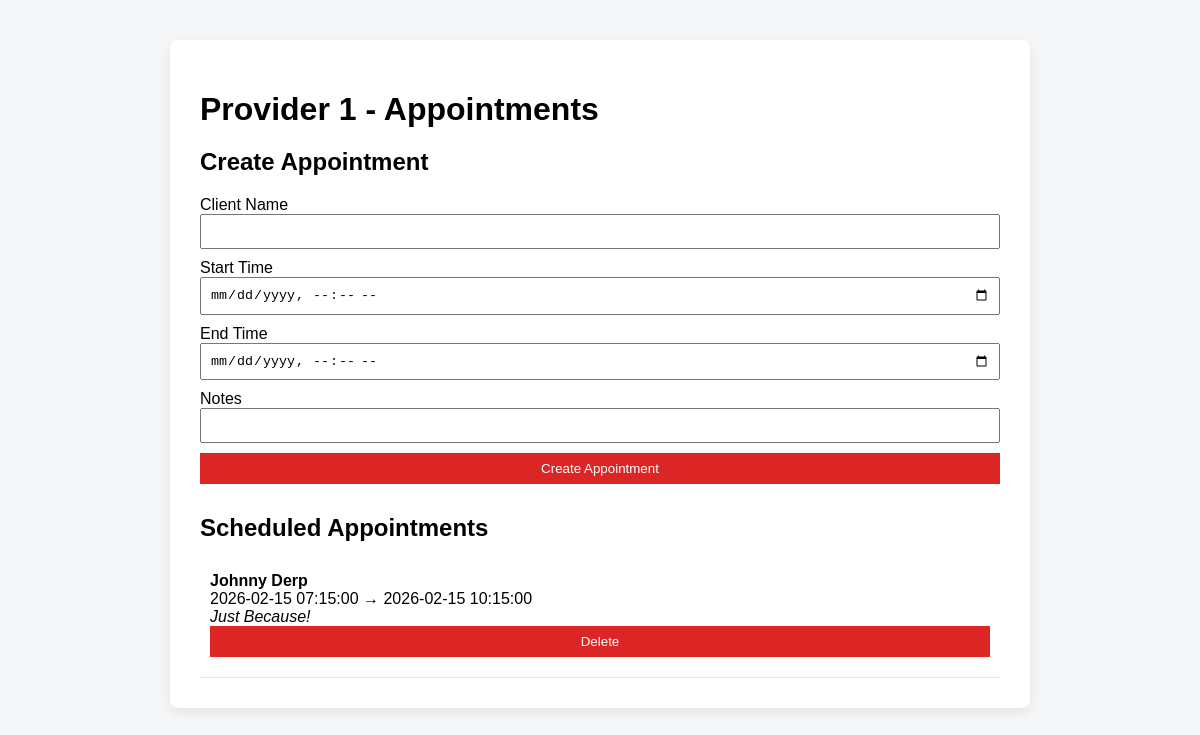
/ui/1, run on an earlier commit of the app's database.
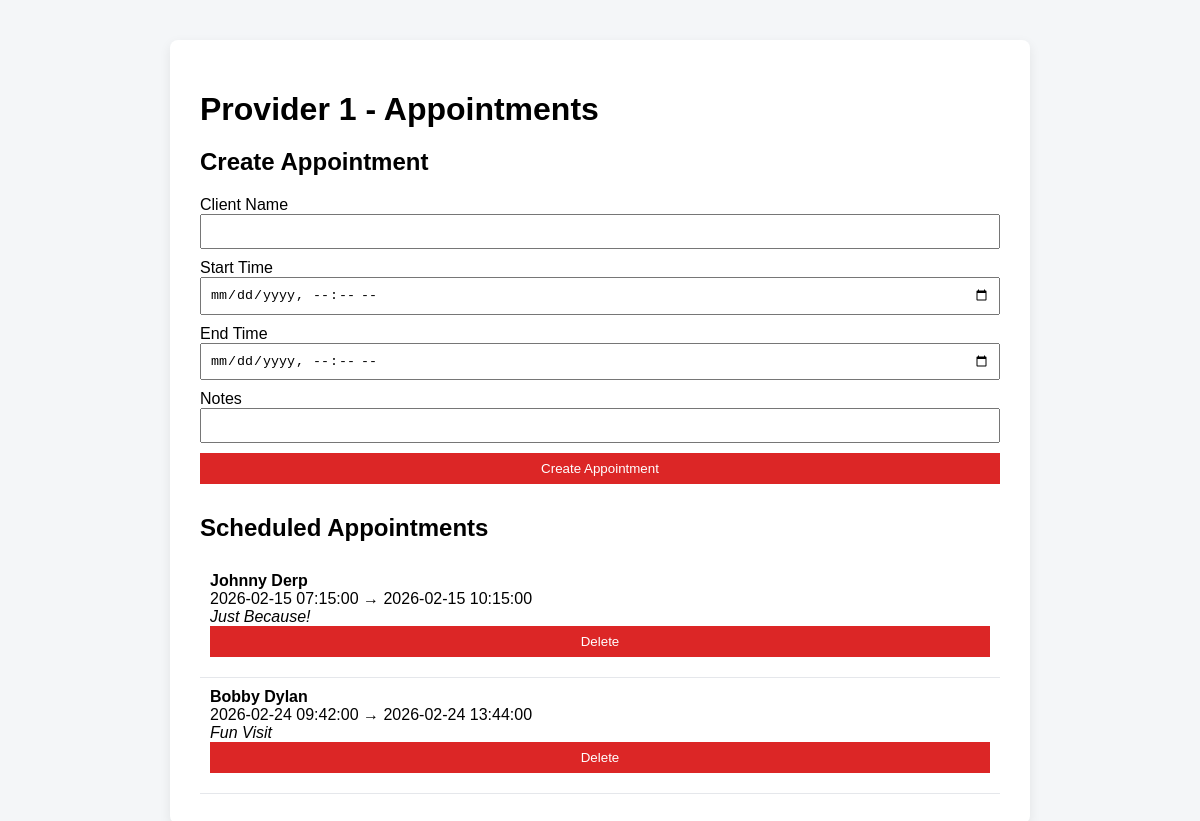
And on a later commit of the database.
### app/models.py (models this page shows)
class Appointment(Base):
    __tablename__ = "appointments"
    id = Column(Integer, primary_key=True, index=True)
    provider_id = Column(Integer, nullable=False, index=True)
    client_name = Column(String(100), nullable=False)
    start_time = Column(DateTime, nullable=False)
    end_time = Column(DateTime, nullable=False)
    notes = Column(Text, nullable=True)

### app/main.py (the view)
@app.get("/ui/{provider_id}", response_class=HTMLResponse)
def appointment_ui(request: Request, provider_id: int, db: Session = Depends(get_db)):
    appointments = crud.get_appointments_by_provider(db, provider_id)
    return templates.TemplateResponse(
        "index.html",
        {
            "request": request,
            "appointments": appointments,
            "provider_id": provider_id,
        },
    )

### app/templates/index.html (shortened to what this page needs)
{% extends "base.html" %}
{% block content %}
<h1>Provider {{ provider_id }} - Appointments</h1>
<h2>Create Appointment</h2>
<form method="post" action="/ui/appointments">
    <label>Client Name</label>
    <input type="text" name="client_name" required>
    <label>Start Time</label>
    <input type="datetime-local" name="start_time" required>
    <label>End Time</label>
    <input type="datetime-local" name="end_time" required>
    <label>Notes</label>
    <input type="text" name="notes">
    <button type="submit">Create Appointment</button>
</form>
<h2>Scheduled Appointments</h2>
{% for appt in appointments %}
    <div class="appointment">
        <strong>{{ appt.client_name }}</strong><br>
        {{ appt.start_time }} → {{ appt.end_time }}
        {% if appt.notes %}
            <br><em>{{ appt.notes }}</em>
        {% endif %}
        <form method="post" action="/ui/delete/{{ appt.id }}">
            <button type="submit">Delete</button>
        </form>
    </div>
{% else %}
    <p>No appointments yet.</p>
{% endfor %}
{% endblock %}

### app/templates/base.html (shortened to what this page needs)
<!DOCTYPE html>
<html>
<head>
    <link rel="stylesheet" href="/static/styles.css">
</head>
<body>
    <div class="container">
        {% block content %}{% endblock %}
    </div>
</body>
</html>

### app/static/styles.css (style rules this page uses)
body { font-family: Arial, sans-serif; background-color: #f4f6f8; margin: 40px; }
.container { max-width: 800px; margin: auto; background: white; padding: 30px; border-radius: 8px; box-shadow: 0 4px 12px rgba(0,0,0,0.08); }
h1 { margin-bottom: 10px; }
form input, form button { padding: 8px; margin-bottom: 10px; width: 100%; box-sizing: border-box; }
button { background-color: #2563eb; color: white; border: none; cursor: pointer; }
.appointment { padding: 10px; border-bottom: 1px solid #e5e7eb; }
button { background-color: #2563eb; color: white; border: none; cursor: pointer; padding: 6px 10px; }
form button { background-color: #dc2626; }

What changed in the data, as far as the page shows it:
added Appointment: client_name "Bobby Dylan", start_time "2026-02-24 09:42:00", end_time "2026-02-24 13:44:00", notes "Fun Visit"
